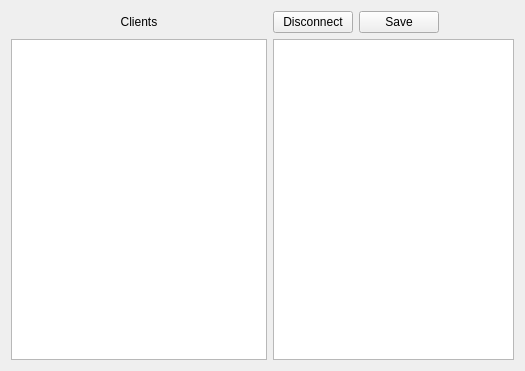
<?xml version="1.0" encoding="UTF-8"?>
<ui version="4.0">
 <class>ClientActiveWindow</class>
 <widget class="QWidget" name="ClientActiveWindow">
  <property name="geometry">
   <rect>
    <x>0</x>
    <y>0</y>
    <width>525</width>
    <height>371</height>
   </rect>
  </property>
  <property name="windowTitle">
   <string>Form</string>
  </property>
  <layout class="QGridLayout" name="gridLayout_2">
   <item row="0" column="0">
    <widget class="QLabel" name="clientLabel">
     <property name="text">
      <string>Clients</string>
     </property>
     <property name="alignment">
      <set>Qt::AlignCenter</set>
     </property>
    </widget>
   </item>
   <item row="1" column="0">
    <widget class="QListView" name="clientList">
     <property name="sizePolicy">
      <sizepolicy hsizetype="Fixed" vsizetype="Expanding">
       <horstretch>0</horstretch>
       <verstretch>0</verstretch>
      </sizepolicy>
     </property>
    </widget>
   </item>
   <item row="1" column="1" colspan="3">
    <widget class="QTextEdit" name="textEdit"/>
   </item>
   <item row="0" column="1">
    <layout class="QHBoxLayout" name="horizontalLayout">
     <item>
      <widget class="QPushButton" name="disconnectButton">
       <property name="text">
        <string>Disconnect</string>
       </property>
      </widget>
     </item>
     <item>
      <widget class="QPushButton" name="saveButton">
       <property name="text">
        <string>Save</string>
       </property>
      </widget>
     </item>
    </layout>
   </item>
  </layout>
 </widget>
 <resources/>
 <connections/>
</ui>
